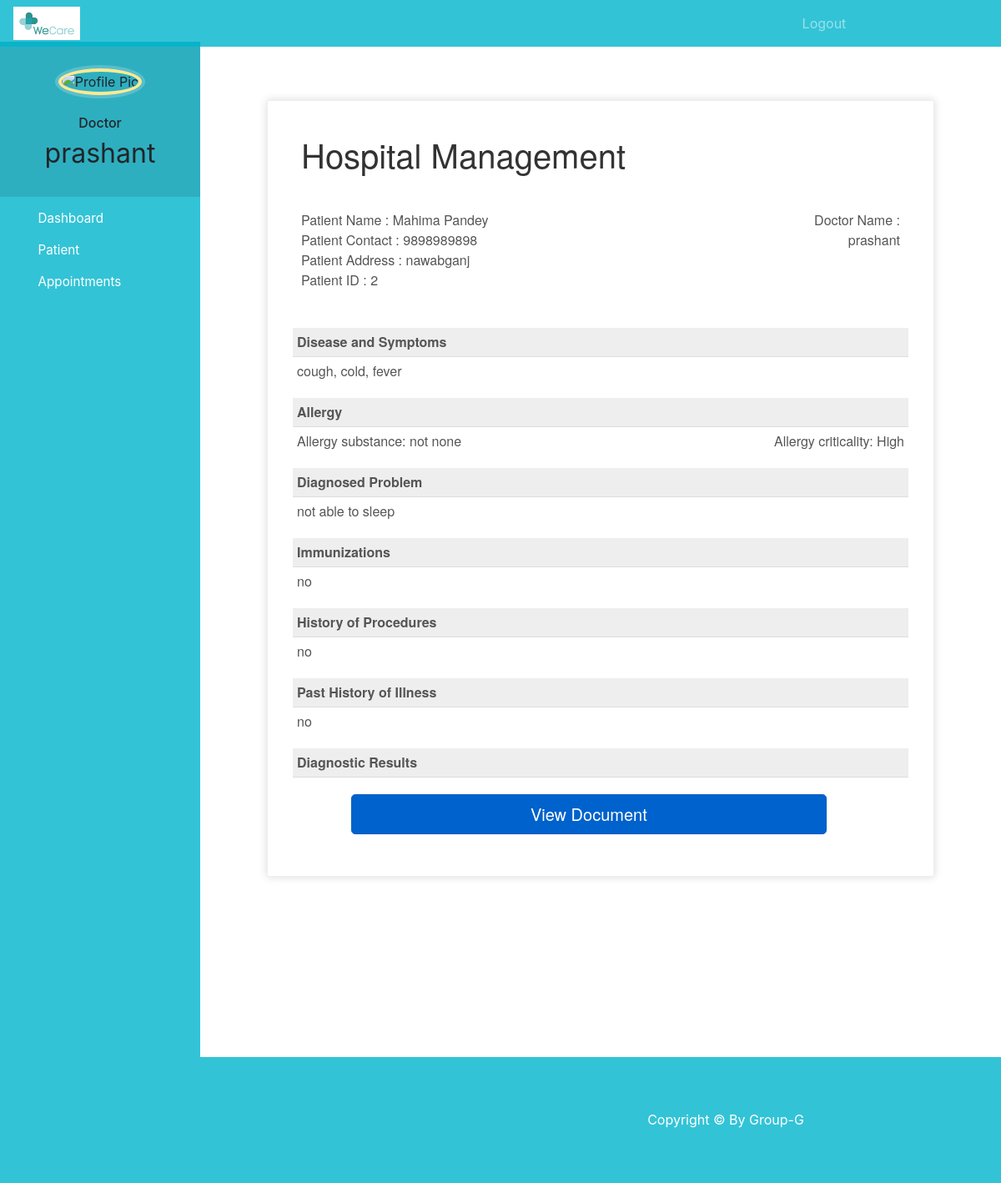
Page /patient-summary/2 (signed in) on the committed database.
### hospital/models.py (models this page shows, shortened)
class Patient(models.Model):
    user = models.OneToOneField(User, on_delete=models.CASCADE)
    profile_pic = models.ImageField(
        upload_to='profile_pic/PatientProfilePic/', null=True, blank=True)
    address = models.CharField(max_length=40)
    mobile = models.CharField(max_length=20, null=False)
    symptoms = models.CharField(max_length=100, null=False)
    assignedDoctorId = models.PositiveIntegerField(null=True)
    allergy_substance = models.CharField(max_length=100)
    allergy_criticality = models.CharField(
        max_length=20, choices=criticality, default='low')
    problems_list = models.CharField(max_length=100, null=False)
    immunization = models.CharField(max_length=100, null=False)
    history_procedure = models.CharField(max_length=100, null=False)
    diagnostic_results = models.FileField(
        upload_to='patient_document/', null=True, blank=True)
    past_history_of_illness = models.CharField(max_length=100, null=False)
    @property
    def get_name(self):
        return self.user.first_name+" "+self.user.last_name

### hospital/views.py (the view)
# urls.py: path('patient-summary/<int:pk>', views.summary_patient_view,name='patient-summary'),
@login_required(login_url='doctorlogin')
@user_passes_test(is_doctor)
def summary_patient_view(request, pk):
    patient = models.Patient.objects.get(id=pk)
    assignedDoctor = models.User.objects.all().filter(id=patient.assignedDoctorId)
    patientDict = {
        'patientId': pk,
        'name': patient.get_name,
        'mobile': patient.mobile,
        'address': patient.address,
        'symptoms': patient.symptoms,
        'todayDate': date.today(),
        'assignedDoctorName': assignedDoctor[0].first_name,
        'allergy_substance': patient.allergy_substance,
        'allergy_criticality': patient.allergy_criticality,
        'problems_list': patient.problems_list,
        'immunization': patient.immunization,
        'history_procedure': patient.history_procedure,
        'past_history_of_illness': patient.past_history_of_illness,
        'diagnostic_results': patient.diagnostic_results
    }
    return render(request, 'hospital/patient_summary.html', context=patientDict)

### hospital/views.py (called while the page is built)
def is_doctor(user):
    return user.groups.filter(name='DOCTOR').exists()

### templates/hospital/patient_summary.html (shortened to what this page needs)
{% extends 'hospital/doctor_base.html' %}
{% load static %}
{% block content %}
<head>
</head>
<br><br><br>
<div class="invoice-box">
  <table cellpadding="0" cellspacing="0">
    <tr class="top">
      <td colspan="2">
        <table>
          <tr>
            <td class="title">
              <h1>Hospital Management</h1>
            </td>
            <td>
            </td>
          </tr>
        </table>
      </td>
    </tr>
    <tr class="information">
      <td colspan="2">
        <table>
          <tr>
            <td>
              Patient Name : {{name}}<br>
              Patient Contact : {{mobile}}<br>
              Patient Address : {{address}}<br>
              Patient ID : {{patientId}}<br>
            </td>
            <td>
              Doctor Name :<br>
              {{assignedDoctorName}}<br>
            </td>
          </tr>
        </table>
      </td>
    </tr>
    <tr class="heading">
      <td>
        Disease and Symptoms
      </td>
      <td>
      </td>
    </tr>
    <tr class="details">
      <td>
        {{symptoms}}
      </td>
    </tr>
    <tr class="heading">
      <td>
        Allergy
      </td>
      <td>
      </td>
    </tr>
    <tr class="details">
      <td>
        Allergy substance: {{allergy_substance}}
      </td>
      <td>
        Allergy criticality: {{allergy_criticality}}
      </td>
    </tr>
    <tr class="heading">
      <td>
        Diagnosed Problem
      </td>
      <td>
      </td>
    </tr>
    <tr class="details">
      <td>
        {{problems_list}}
      </td>
    </tr>
    <tr class="heading">
      <td>
        Immunizations
      </td>
      <td>
      </td>
    </tr>
    <tr class="details">
      <td>
        {{immunization}}
      </td>
    </tr>
    <tr class="heading">
      <td>
        History of Procedures
      </td>
      <td>
      </td>
    </tr>
    <tr class="details">
      <td>
        {{history_procedure}}
      </td>
    </tr>
    <tr class="heading">
      <td>
        Past History of Illness
      </td>
      <td>
      </td>
    </tr>
    <tr class="details">
      <td>
        {{past_history_of_illness}}
      </td>
    </tr>
    <tr class="heading">
      <td>
        Diagnostic Results
      </td>
      <td>
      </td>
    </tr>
    <tr class="details">
      <td>
        <div class="row justify-content-center">
          <a href="/static/{{diagnostic_results}}" target="_blank" class="btn btn-primary btn-lg active btn-block">View Document</a>
        </div>
      </td>
    </tr>
  </table>
</div>
<br><br>
{% endblock content %}

### templates/hospital/doctor_base.html (shortened to what this page needs)
<!DOCTYPE html>
{% load static %}
<html lang="en">
<head>
  <link rel="stylesheet" href="https://stackpath.bootstrapcdn.com/bootstrap/4.3.1/css/bootstrap.min.css">
  <link rel="stylesheet" href="https://maxcdn.bootstrapcdn.com/font-awesome/4.7.0/css/font-awesome.min.css">
</head>
<body>
  <nav class="menu" tabindex="0">
    <header class="avatar">
      <img src="{% static doctor.profile_pic.url %}" alt="Profile Pic" />
      <br><br>
      <h6>Doctor</h6>
      <h2>{{request.user.first_name}}</h2>
    </header>
    <ul>
      <li tabindex="0" class="icon-dashboard"> <a style="color:white; text-decoration:none;" href="/doctor-dashboard"><span>Dashboard</span></a> </li>
      <li tabindex="0" class="icon-users"> <a style="color:white; text-decoration:none;" href="/doctor-patient-search"><span>Patient</span></a></li>
      <li tabindex="0" class="icon-calendar"> <a style="color:white; text-decoration:none;" href="/doctor-appointment"><span>Appointments</span></a></li>
    </ul>
  </nav>
  <main>
    <div class="bs-example">
      <nav class="navbar navbar-expand-md  navbar-dark fixed-top" style="background:rgba(0, 181, 204,0.8);">
        <a class="navbar-brand" href="/" ><img src="{% static "images/logo.png" %}" width="80" height="40" style="position: absolute; top: 8px; bottom: 5px;" alt=""></a>
        <div class="collapse navbar-collapse justify-content-between" id="navbarCollapse">
          <div class="navbar-nav" style=" margin-left: 80%;">
            <a href="/logout" class="nav-item nav-link">Logout</a>
          </div>
        </div>
      </nav>
    </div>
    <br><br>
    {% block content %}
    {% endblock content %}
    <br><br><br><br><br><br><br>
    <footer>
    <br><br>
      <div class="container">
        <div class="row">
          <div class="col-md-12 col-sm-12">
            <div style="color:#ffffff;" class="wow fadeInUp footer-copyright">
              <p>
                Copyright &copy; By Group-G </p>
            </div>
          </div>
        </div>
      </div>
      <br><br>
    </footer>
  </main>
</body>
</html>

### templates/hospital/doctor_base.html (style rules this page uses)
.navbar-brand { color: #000; }
a:link { text-decoration: none; }
a { color: white; }
footer { padding: 0px 0px 0px 0px; background-color: rgba(0, 181, 204,0.8); margin: 0px; }
p { text-align: center; }
body { padding-left: 240px; position: fixed; }
main { position: relative; width: 80vw; height: 100vh; overflow: scroll; }
.menu { background: rgba(0, 181, 204,0.8); height: 100vh; width: 240px; position: fixed; top: 0px; left: 0; z-index: 5; outline: none; }
.menu .avatar { background: rgba(0, 0, 0, 0.1); padding: 2em 0.5em; text-align: center; }
.menu .avatar img { width: 100px; border-radius: 50%; overflow: hidden; border: 4px solid #ffea92; box-shadow: 0 0 0 4px rgba(255, 255, 255, 0.2); }
.menu .avatar h2 { font-weight: normal; margin-bottom: 0; }
.menu ul { list-style: none; padding: 0.5em 0; margin: 0; }
.menu ul li { padding: 0.5em 1em 0.5em 3em; font-size: 0.95em; font-weight: regular; background-repeat: no-repeat; background-position: left 15px center; background-size: auto 20px; transition: all 0.15s linear; cursor: pointer; }
.menu ul li.icon-dashboard { background-image: url("http://www.entypo.com/images//gauge.svg"); }
.menu ul li.icon-users { background-image: url("http://www.entypo.com/images//users.svg"); }
.menu ul li.icon-calendar { background-image: url("http://www.entypo.com/images//calendar.svg"); }

### templates/hospital/patient_summary.html (style rules this page uses)
.invoice-box { max-width: 800px; margin: auto; padding: 30px; border: 1px solid #eee; box-shadow: 0 0 10px rgba(0, 0, 0, .15); font-size: 16px; line-height: 24px; font-family: 'Helvetica Neue', 'Helvetica', Helvetica, Arial, sans-serif; color: #555; }
.invoice-box table { width: 100%; line-height: inherit; text-align: left; }
.invoice-box table td { padding: 5px; vertical-align: top; }
.invoice-box table tr td:nth-child(2) { text-align: right; }
.invoice-box table tr.top table td { padding-bottom: 20px; }
.invoice-box table tr.top table td.title { font-size: 45px; line-height: 45px; color: #333; }
.invoice-box table tr.information table td { padding-bottom: 40px; }
.invoice-box table tr.heading td { background: #eee; border-bottom: 1px solid #ddd; font-weight: bold; }
.invoice-box table tr.details td { padding-bottom: 20px; }
.menu { top: 50px; }
.row { display: -ms-flexbox; display: flex; -ms-flex-wrap: wrap; flex-wrap: wrap; margin-top: 15px; margin-right: -235px; margin-left: 65px; }

### rows in the picture
Patient: mobile "9898989898", address "nawabganj", symptoms "cough, cold, fever", allergy_substance "not none", allergy_criticality "High", problems_list "not able to sleep", immunization "no", history_procedure "no", past_history_of_illness "no"

### other values in the picture
{{ request.user.first_name }} "prashant"
{{ name }} "Mahima Pandey"
{{ patientId }} "2"
{{ assignedDoctorName }} "prashant"
